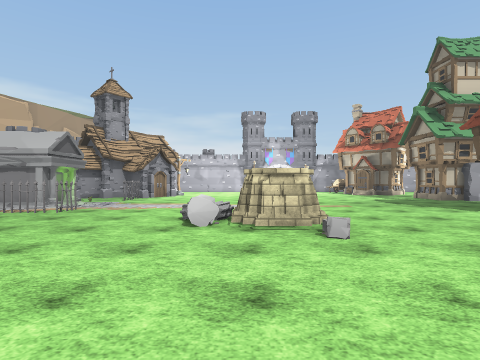
View 1 (above)

24 first-person views from a walk through a 3-D level made in the Unity game engine. The camera is 1.5 m above the floor, looks level and sees 80° across. The floor is counted in squares, 2 m on a side. Each view is taken from the middle of a square. On the plan, view 1 faces up. The plan holds only what a view shows up to about 10 squares ahead; the rest is blank. The place goes on beyond the plan. Some animated figures are not drawn. Some surface patterns are stand-ins.

View 2
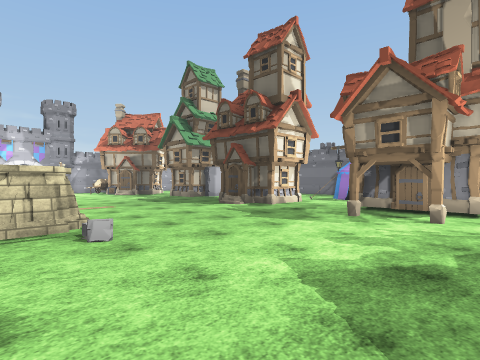

View 3
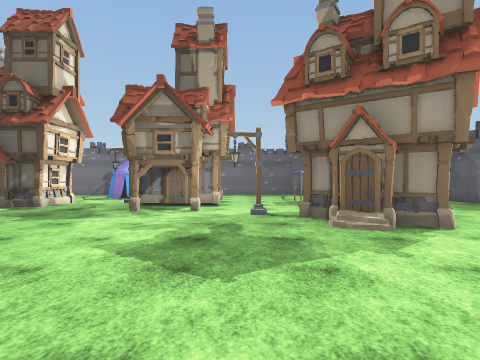

View 4
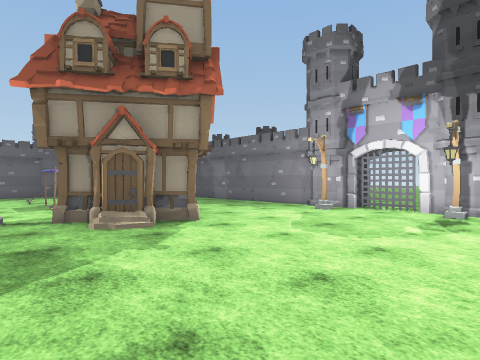

View 5
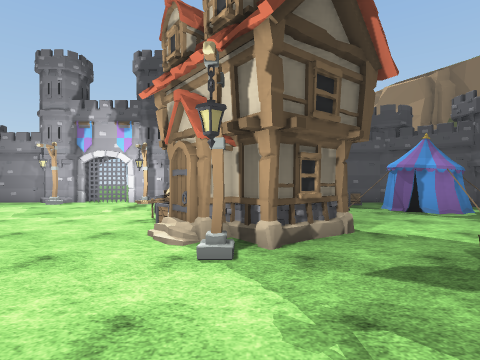

View 6
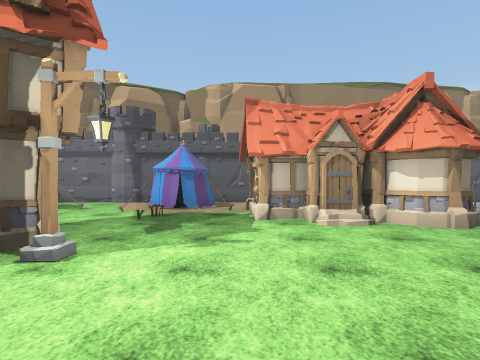

View 7
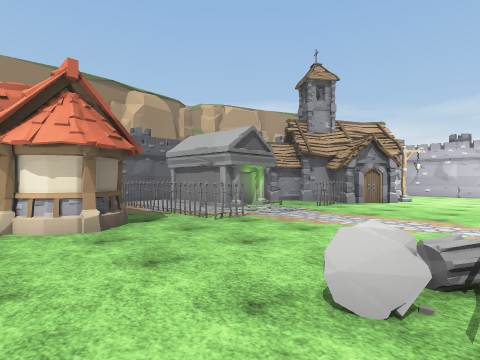

View 8
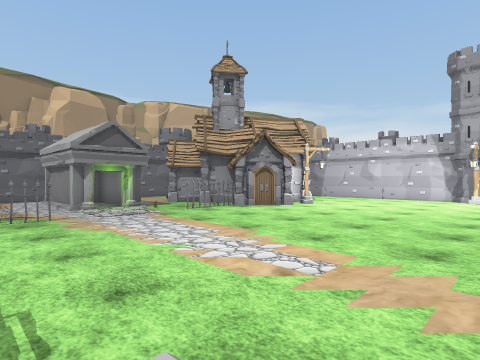

View 9
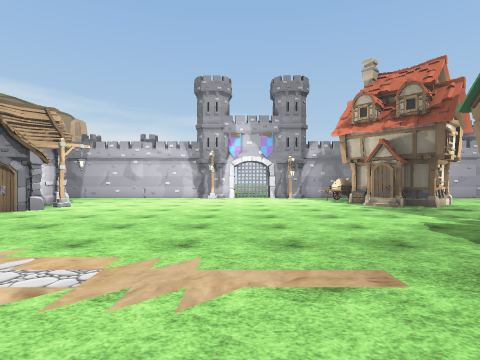

View 10
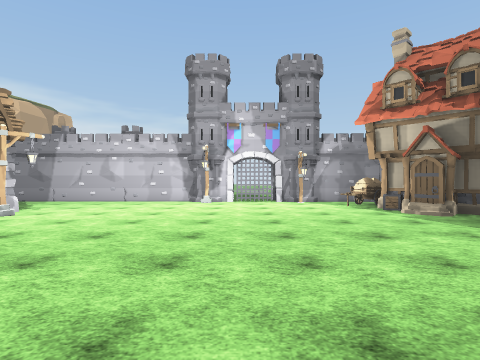

View 11
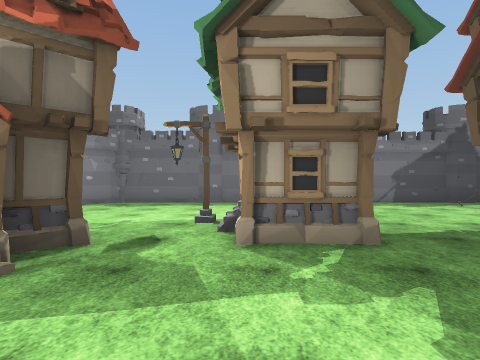

View 12
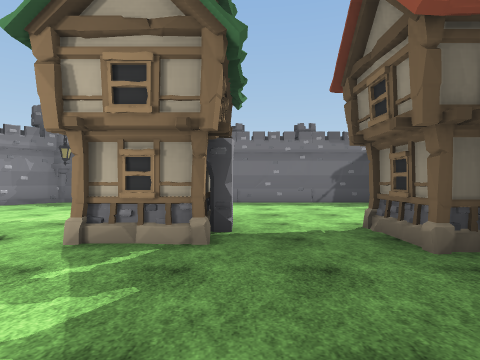

View 13
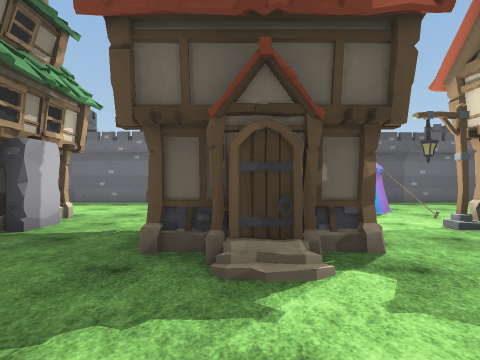

View 14
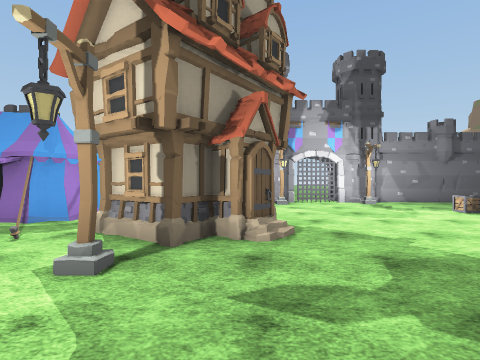

View 15
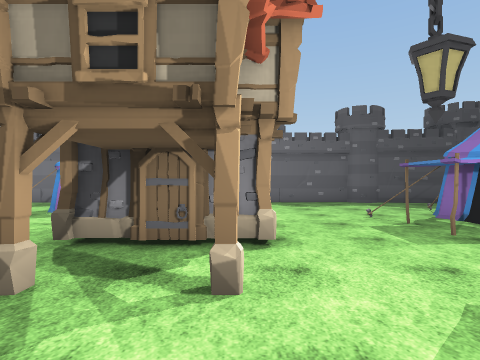

View 16
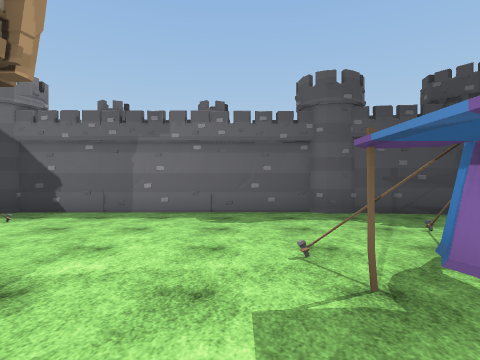

View 17
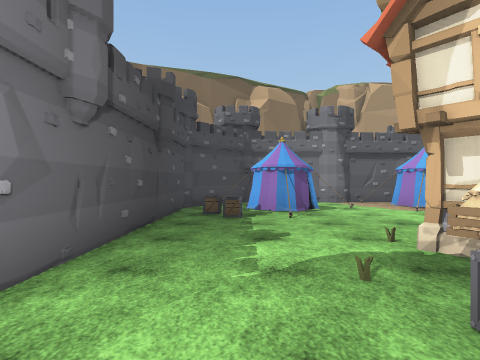

View 18
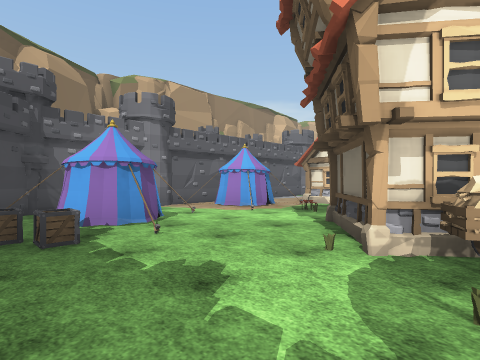

View 19
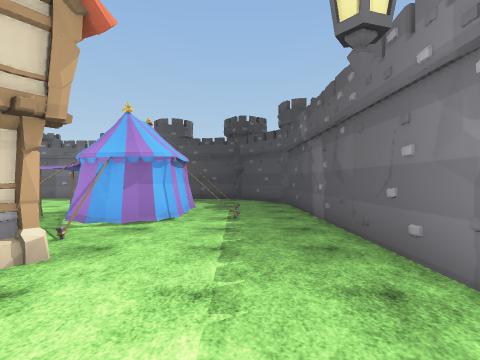

View 20
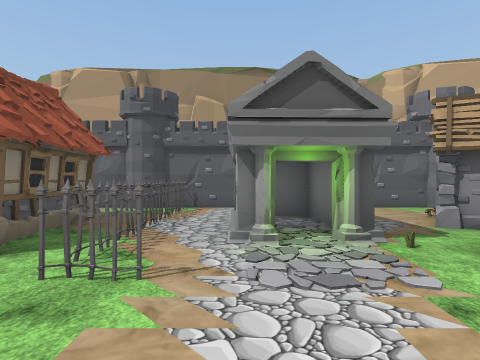

View 21
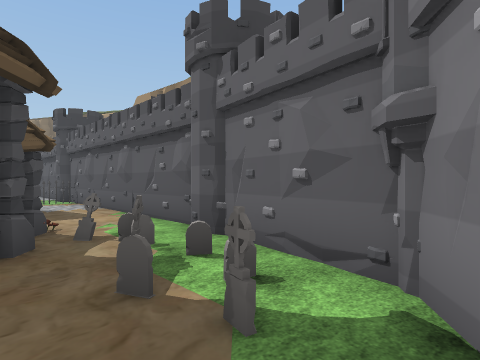

View 22
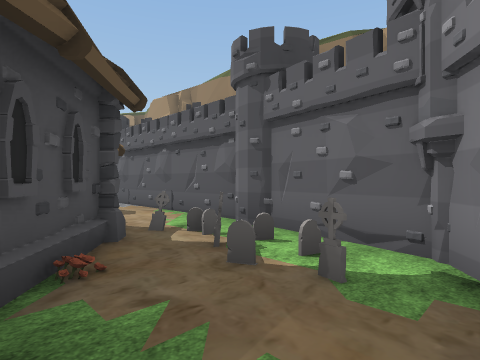

View 23
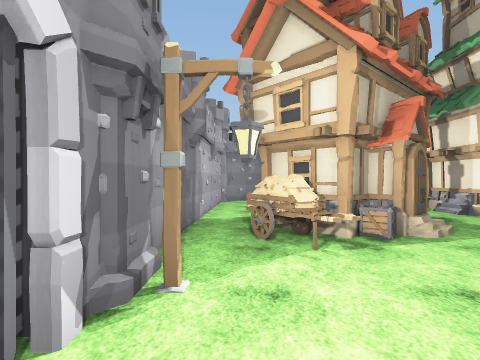

View 24
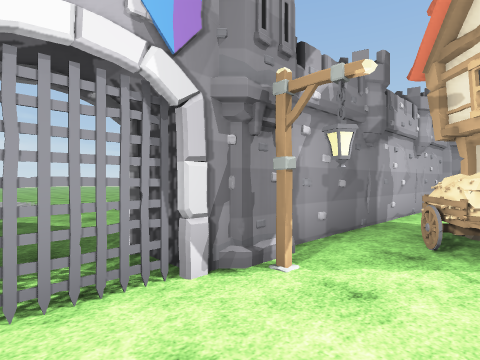

### Floor plan
Key: @ floor where view 1 was taken; # wall or solid block; . floor; = window, fence, low wall or low ledge; H house; F fence; G gate; C crate; T tent; W tower; M tombstone; L flower; O other object.
Columns run from 11 left of view 1 to 15 right of it. Each row starts with its distance up from view 1.
 19               #
 18      #######OG########W##
 17   #............O##......##
 16  ##M.. .........##H  ....#
 15  #MML###.........C#H.....#
 14 WWMM####O.........H......W
 13  #=M#####...........O....#
 12  #####.#...........HH....W
 11     #..F...........HH....#
 10    ###O..................#
  9    #.....................#
  8  #####............HH.....#
  7  #FFFFFF.........HHH ....#
  6  #.......... .....HH  .=.#
  5 WW.HHHH...O#O........# ..WW
  4  # H HH.....O......O.#  .W
  3     H#H..........HHHH..=.#
  2     ##............H.H....#
  1  #..H............HHHH....#
  0  ###.......@....O........#
 -1  ####OO.H................#
 -2  W.....H##.....HHH###....#
 -3  #.....H#C=....HHH####...#W
 -4  #..T..OH#......H=#####..WW
 -5  #TT#T...OC........##....#
 -6  ##TTC..................##
 -7   ##CC.....O..O........##
 -8    #W#######G##########W
 -9              #        WW

Positions as (right, up) in squares from view 1, and headings:
1: (0, 0), facing up
2: (0, 0), facing up-right
3: (-1, 0), facing right
4: (-1, 0), facing down-right
5: (-3, 2), facing down
6: (0, 1), facing left
7: (0, 3), facing up-left
8: (2, 6), facing up-left
9: (2, 6), facing up
10: (2, 8), facing up
11: (4, 12), facing right
12: (4, 10), facing right
13: (4, 7), facing right
14: (4, 2), facing down
15: (4, 1), facing right
16: (7, -1), facing right
17: (0, -6), facing left
18: (-2, -7), facing up-left
19: (2, -6), facing right
20: (-2, 8), facing left
21: (-7, 17), facing down-left
22: (-6, 17), facing down-left
23: (2, 17), facing right
24: (2, 16), facing up-right
